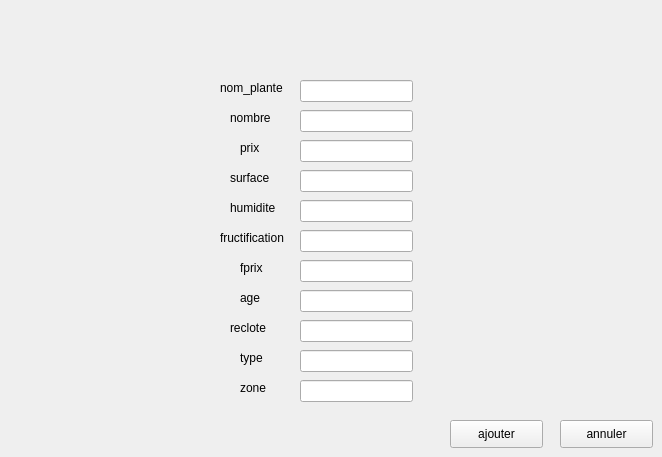
    <widget class="QWidget" name="page_3">
     <widget class="QLabel" name="label_4">
      <property name="geometry">
       <rect>
        <x>220</x>
        <y>80</y>
        <width>71</width>
        <height>16</height>
       </rect>
      </property>
      <property name="text">
       <string>nom_plante</string>
      </property>
     </widget>
     <widget class="QLabel" name="label_5">
      <property name="geometry">
       <rect>
        <x>230</x>
        <y>110</y>
        <width>56</width>
        <height>16</height>
       </rect>
      </property>
      <property name="text">
       <string>nombre</string>
      </property>
     </widget>
     <widget class="QLabel" name="label_6">
      <property name="geometry">
       <rect>
        <x>240</x>
        <y>140</y>
        <width>56</width>
        <height>16</height>
       </rect>
      </property>
      <property name="text">
       <string>prix</string>
      </property>
     </widget>
     <widget class="QLabel" name="label_8">
      <property name="geometry">
       <rect>
        <x>230</x>
        <y>170</y>
        <width>56</width>
        <height>16</height>
       </rect>
      </property>
      <property name="text">
       <string>surface</string>
      </property>
     </widget>
     <widget class="QLabel" name="label_9">
      <property name="geometry">
       <rect>
        <x>230</x>
        <y>200</y>
        <width>56</width>
        <height>16</height>
       </rect>
      </property>
      <property name="text">
       <string>humidite</string>
      </property>
     </widget>
     <widget class="QLabel" name="label_10">
      <property name="geometry">
       <rect>
        <x>220</x>
        <y>230</y>
        <width>71</width>
        <height>16</height>
       </rect>
      </property>
      <property name="text">
       <string>fructification</string>
      </property>
     </widget>
     <widget class="QLabel" name="label_11">
      <property name="geometry">
       <rect>
        <x>240</x>
        <y>260</y>
        <width>56</width>
        <height>16</height>
       </rect>
      </property>
      <property name="text">
       <string>fprix</string>
      </property>
     </widget>
     <widget class="QLabel" name="label_12">
      <property name="geometry">
       <rect>
        <x>240</x>
        <y>290</y>
        <width>56</width>
        <height>16</height>
       </rect>
      </property>
      <property name="text">
       <string>age</string>
      </property>
     </widget>
     <widget class="QLabel" name="label_13">
      <property name="geometry">
       <rect>
        <x>230</x>
        <y>320</y>
        <width>56</width>
        <height>16</height>
       </rect>
      </property>
      <property name="text">
       <string>reclote</string>
      </property>
     </widget>
     <widget class="QLabel" name="label_14">
      <property name="geometry">
       <rect>
        <x>240</x>
        <y>350</y>
        <width>56</width>
        <height>16</height>
       </rect>
      </property>
      <property name="text">
       <string>type</string>
      </property>
     </widget>
     <widget class="QLabel" name="label_15">
      <property name="geometry">
       <rect>
        <x>240</x>
        <y>380</y>
        <width>56</width>
        <height>16</height>
       </rect>
      </property>
      <property name="text">
       <string>zone</string>
      </property>
     </widget>
     <widget class="QLineEdit" name="inom">
      <property name="geometry">
       <rect>
        <x>300</x>
        <y>80</y>
        <width>113</width>
        <height>22</height>
       </rect>
      </property>
     </widget>
     <widget class="QLineEdit" name="inombre">
      <property name="geometry">
       <rect>
        <x>300</x>
        <y>110</y>
        <width>113</width>
        <height>22</height>
       </rect>
      </property>
     </widget>
     <widget class="QLineEdit" name="iprix">
      <property name="geometry">
       <rect>
        <x>300</x>
        <y>140</y>
        <width>113</width>
        <height>22</height>
       </rect>
      </property>
     </widget>
     <widget class="QLineEdit" name="isurface">
      <property name="geometry">
       <rect>
        <x>300</x>
        <y>170</y>
        <width>113</width>
        <height>22</height>
       </rect>
      </property>
     </widget>
     <widget class="QLineEdit" name="ihumidite">
      <property name="geometry">
       <rect>
        <x>300</x>
        <y>200</y>
        <width>113</width>
        <height>22</height>
       </rect>
      </property>
     </widget>
     <widget class="QLineEdit" name="ifructification">
      <property name="geometry">
       <rect>
        <x>300</x>
        <y>230</y>
        <width>113</width>
        <height>22</height>
       </rect>
      </property>
     </widget>
     <widget class="QLineEdit" name="ifprix">
      <property name="geometry">
       <rect>
        <x>300</x>
        <y>260</y>
        <width>113</width>
        <height>22</height>
       </rect>
      </property>
     </widget>
     <widget class="QLineEdit" name="iage">
      <property name="geometry">
       <rect>
        <x>300</x>
        <y>290</y>
        <width>113</width>
        <height>22</height>
       </rect>
      </property>
     </widget>
     <widget class="QLineEdit" name="ireclote">
      <property name="geometry">
       <rect>
        <x>300</x>
        <y>320</y>
        <width>113</width>
        <height>22</height>
       </rect>
      </property>
     </widget>
     <widget class="QLineEdit" name="itype">
      <property name="geometry">
       <rect>
        <x>300</x>
        <y>350</y>
        <width>113</width>
        <height>22</height>
       </rect>
      </property>
     </widget>
     <widget class="QLineEdit" name="izone">
      <property name="geometry">
       <rect>
        <x>300</x>
        <y>380</y>
        <width>113</width>
        <height>22</height>
       </rect>
      </property>
     </widget>
     <widget class="QPushButton" name="ajoutplante">
      <property name="geometry">
       <rect>
        <x>450</x>
        <y>420</y>
        <width>93</width>
        <height>28</height>
       </rect>
      </property>
      <property name="text">
       <string>ajouter</string>
      </property>
     </widget>
     <widget class="QPushButton" name="anulerajouterplante">
      <property name="geometry">
       <rect>
        <x>560</x>
        <y>420</y>
        <width>93</width>
        <height>28</height>
       </rect>
      </property>
      <property name="text">
       <string>annuler</string>
      </property>
     </widget>
    </widget>
